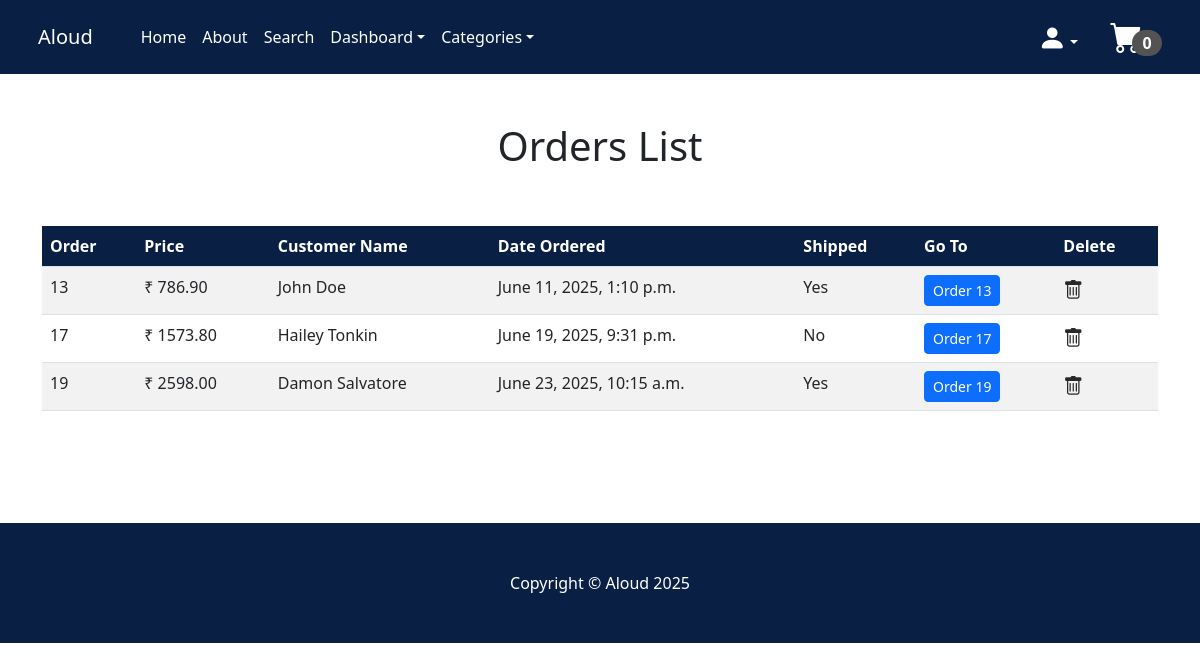
The page /orders_dash/ (signed in) on the database as committed earlier.
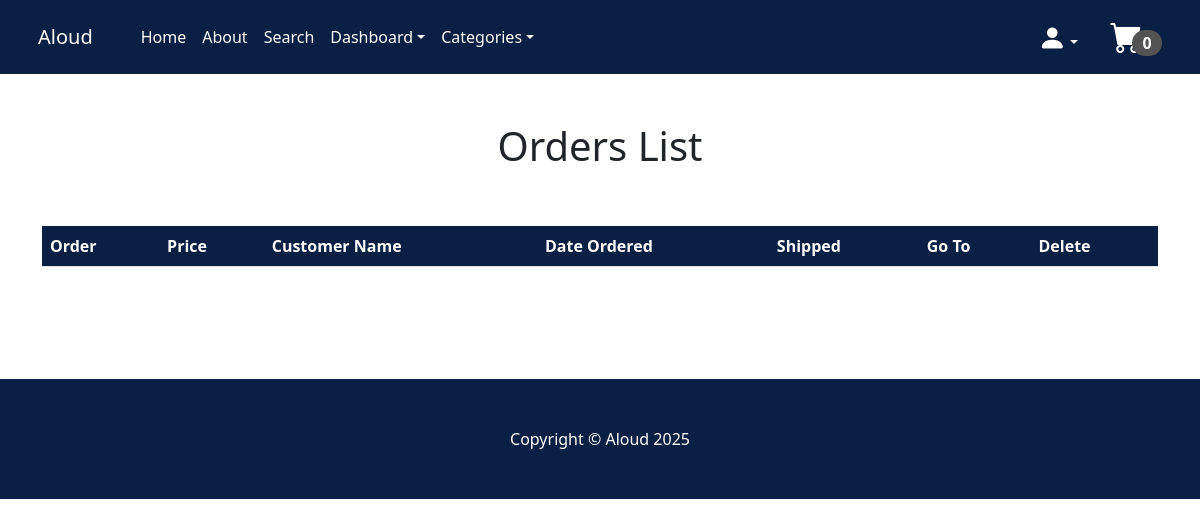
The same page on the database as committed later.
### payment/models.py (models this page shows, shortened)
class Order(models.Model):
    user = models.ForeignKey(User, on_delete=models.CASCADE, null=True, blank=True)
    full_name=models.CharField(max_length=300)
    email=models.EmailField(max_length=250)
    phone=models.CharField(max_length=20)
    shipping_address=models.TextField(max_length=10000)
    amount_paid=models.DecimalField(max_digits=10, decimal_places=2)
    date_ordered=models.DateTimeField(auto_now_add=True)
    shipped = models.BooleanField(default=False)
    date_shipped = models.DateTimeField(blank=True, null=True)

### store/views.py (the view)
# urls.py: path('orders_dash/', views.orders_dash, name= 'orders_dash'),       #To view all the orders in the dashboard
def orders_dash(request):
    if request.user.is_authenticated and request.user.is_superuser:
        orders = Order.objects.all()
        return render(request, 'orders_dash.html', {'orders': orders})
    else:
        messages.success(request, 'Access denied to this page')
        return redirect('home')

### cart/cart.py (called while the page is built)
    def __len__(self):
        return sum(self.cart.values())

### cart/context_processors.py (called while the page is built)
def cart(request):
    return{'cart':Cart(request)}

### store/context_processors.py (called while the page is built)
def categories_processor(request):
    return {
        'categories': Category.objects.all()
    }

### store/models.py (called while the page is built)
    def __str__(self):
        return self.name

### store/templates/orders_dash.html
{% extends 'base.html' %}
{% block content %}
    <div class="container">
        <div class="row">
            <center>
                <div class="col-12">
<br/><br/>
<h1>Orders List</h1>
<br/><br/>
<div>
    <table class="table table table-striped table-hover">
  <thead style="background-color: #0a1f44;">
    <tr style="color: white;">
      <th scope="col">Order</th>
      <th scope="col">Price</th>
      <th scope="col">Customer Name</th>
      <th scope="col">Date Ordered</th>
      <th scope="col">Shipped</th>
      <th scope="col">Go To</th>
      <th scope="col">Delete</th>
    </tr>
  </thead>
  <tbody>
    {% for item in orders %}
    <tr>
      <td>{{item.id}}</td>
      <td>₹ {{item.amount_paid}}</td>
      <td>{{item.full_name}}</td>
      <td>{{item.date_ordered}}</td>
      {% if item.shipped %}
      <td>Yes</td>
      {% else %}
      <td>No</td>
      {% endif %}
      <td><a href="{% url 'orderin_dash' item.id %}" class="btn btn-primary btn-sm">Order {{item.id}}</a></td>
      <td><a href="{% url 'order_del' item.pk %}"><i class="bi bi-trash fs-5" style="color: rgb(41, 39, 39);"></i></a></td>
    </tr>
    {% endfor %}
  </tbody>
</table>
<br/><br/><br/><br/>
</div>
                </div>
            </center>
        </div>
    </div>
{% endblock %}

Rows that differ between the two databases and show on the page:
removed Order: id "13", amount_paid "786.90", full_name "John Doe", date_ordered "June 11, 2025, 1:10 p.m.", shipped "Yes"
removed Order: id "17", amount_paid "1573.80", full_name "Hailey Tonkin", date_ordered "June 19, 2025, 9:31 p.m.", shipped "No"
removed Order: id "19", amount_paid "2598.00", full_name "Damon Salvatore", date_ordered "June 23, 2025, 10:15 a.m.", shipped "Yes"
